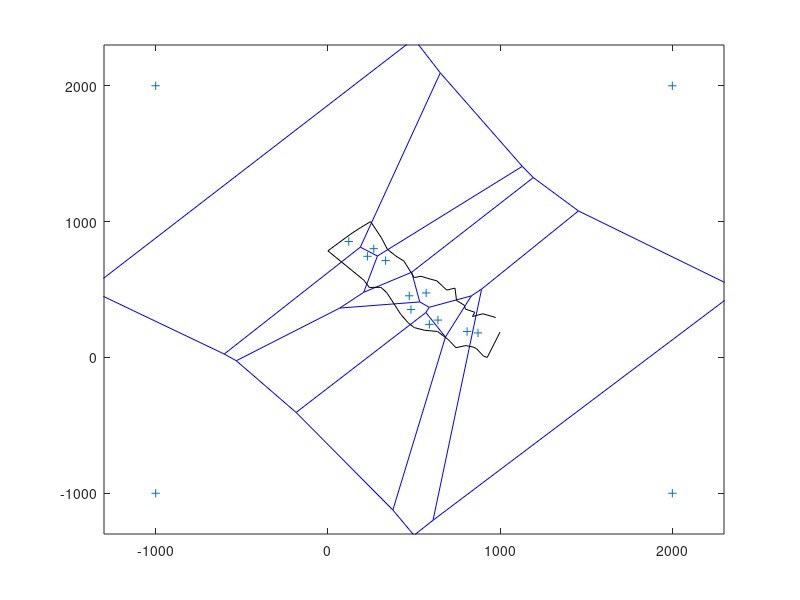

Write MATLAB code to recreate this figure. (Note: this script raises an error after producing the figure.)
function area = voronoi_valley()

cvs = load('cv_station_Tx_v3.txt');
cvb = load('cv_boundary.txt');

n = 1000;

% Boundary for the central valley
cvb_left = min(cvb(:,1));
cvb_bott = min(cvb(:,2));

cvb_right = max(cvb(:,1));
cvb_top   = max(cvb(:,2));

cvb(:,1) = (cvb(:,1) - cvb_left) / (cvb_right - cvb_left) * n;
cvb(:,2) = (cvb(:,2) - cvb_bott) / (cvb_top - cvb_bott) * n;

cvs(:,1) = (cvs(:,1) - cvb_left) / (cvb_right - cvb_left) * n;
cvs(:,2) = (cvs(:,2) - cvb_bott) / (cvb_top - cvb_bott) * n;

cvs = [cvs; -1000 -1000; -1000 2000; 2000 2000; 2000 -1000];

[v,c] = voronoin(cvs);

voronoi(cvs(:,1),cvs(:,2));
hold on;
plot(cvb(:,1), cvb(:,2), 'k-');

% Build the mask
valleymask = poly2mask(cvb(:,1), cvb(:,2), n, n);
area = zeros(size(c,1)-4,1);
for i = 1:size(c,1)-4

    cs = c{i};
    for j = 1:length(cs)
        if (cs(j) == 1)
            cs(j:length(cs)-1) = cs(j+1:length(cs));
            break;
        end
    end
    cvs = [];
    cvs(:,1) = v(cs',1);
    cvs(:,2) = v(cs',2);
    fill(cvs(:,1), cvs(:,2), 'r-');
    
    stationmask = poly2mask(cvs(:,1), cvs(:,2), n, n);
    area(i) = sum(sum(valleymask & stationmask));
end
hold off;

area = area / sum(area);

disp(sprintf('Total area: %1.5e', sum(area)));
disp(sprintf('Valley area: %1.5e', sum(sum(valleymask))));